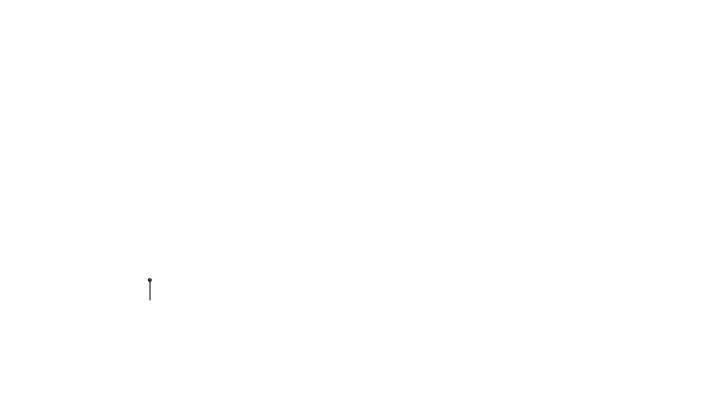
Frame 1 (no input)
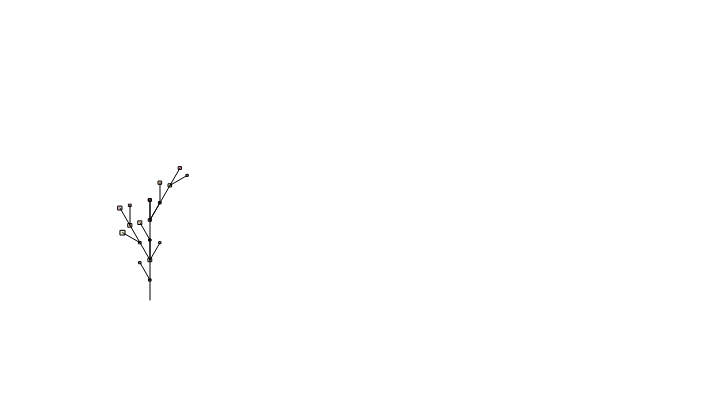
Frame 60 (no input)
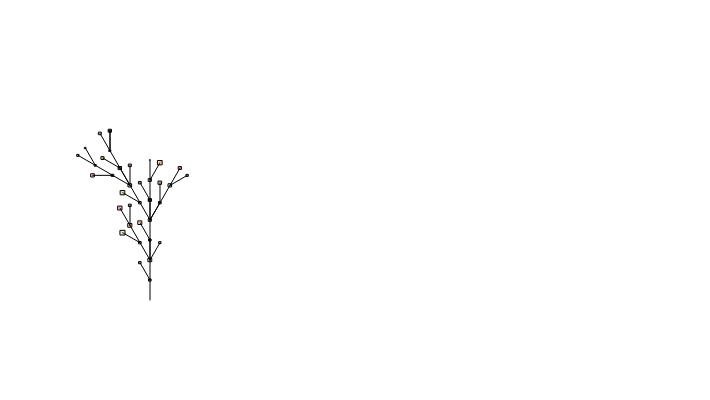
Frame 120 (the mouse pressed at the canvas centre since frame 60)

The p5.js sketch that drew these frames (run headless with seeded random() and noise() and a simulated clock; from frame 60 on, the mouse is pressed at the canvas centre):

// p5.js sketch
// ── sketch.js

// TURTLE STUFF:
var x, y; // the current position of the turtle
var currentangle = 270; // which way the turtle is pointing
var step = 20; // how much the turtle moves with each 'F'
var angle = 30; // how much the turtle turns with a '-' or '+'

// LINDENMAYER STUFF (L-SYSTEMS)
var thestring = 'F'; // "axiom" or start of the string
var numloops = 3; // how many iterations to pre-compute
var therules = []; // array for rules
therules[0] = ['F', 'F[-F]F[+F][F]']; // first rule
therules[1] = ['B', '+AF-BFB-FA+']; // second rule

// Brackets
var xstack = [] // stack for x coordinates
var ystack = [] // stack for y coordinates
var stackidx = 0
var x0
var y0
var anglestack = []

var whereinstring = 0; // where in the L-system are we?

function setup() {
  createCanvas(710, 400);
  background(255);
  stroke(0, 0, 0, 255);
  
  // start the x and y position at lower-left corner
  x = 150;
  x0 = 150;
  y = 300;
  y0 = 300;
  
  // COMPUTE THE L-SYSTEM
  for (var i = 0; i < numloops; i++) {
    thestring = lindenmayer(thestring);
  }
}

function draw() {
  
  // draw the current character in the string:
  drawIt(thestring[whereinstring]); 
  
  // increment the point for where we're reading the string.
  // wrap around at the end.
  whereinstring++;
  // if (whereinstring > thestring.length-1) whereinstring = 0;

}

// interpret an L-system
function lindenmayer(s) {
  var outputstring = ''; // start a blank output string
  
  // iterate through 'therules' looking for symbol matches:
  for (var i = 0; i < s.length; i++) {
    var ismatch = 0; // by default, no match
    for (var j = 0; j < therules.length; j++) {
      if (s[i] == therules[j][0])  {
        outputstring += therules[j][1]; // write substitution
        ismatch = 1; // we have a match, so don't copy over symbol
        break; // get outta this for() loop
      }
    }
    // if nothing matches, just copy the symbol over.
    if (ismatch == 0) outputstring+= s[i]; 
  }
  
  return outputstring; // send out the modified string
}

// this is a custom function that draws turtle commands
function drawIt(k) {

  if (k=='F') { // draw forward
    // polar to cartesian based on step and currentangle:
    var x1 = x + step*cos(radians(currentangle));
    var y1 = y + step*sin(radians(currentangle));
    line(x, y, x1, y1); // connect the old and the new

    // update the turtle's position:
    x = x1;
    y = y1;
    // give me some random color values:
    var r = random(128, 255);
    var g = random(0, 192);
    var b = random(0, 50);
    var a = random(50, 100);

    // pick a gaussian (D&D) distribution for the radius:
    var radius = 0;
    radius += random(0, 5);
    radius += random(0, 5);
    radius += random(0, 5);
    radius = radius/3;

    // draw the stuff:
    fill(r, g, b, a);
    rect(x - (radius/2), y - (radius/2), radius, radius);
  } else if (k == '+') {
    currentangle += angle; // turn left
  } else if (k == '-') {
    currentangle -= angle; // turn right   
  } else if (k == '[') {
    xstack[stackidx] = x;
    ystack[stackidx] = y;
    anglestack[stackidx] = currentangle
    // x = x0;
    // y = y0;
    stackidx++;
  } else if (k == ']') {
    stackidx--;
    x = xstack[stackidx]
    y = ystack[stackidx]
    currentangle = anglestack[stackidx]
  }


}
